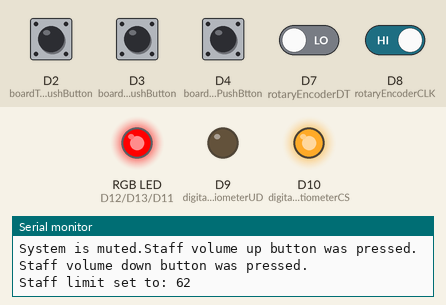
The program below on a simulated Arduino Nano 33 IoT. Parts: an RGB LED mixed from three pins (HIGH = lit), output pins drawn as LEDs (lit = HIGH), the last lines printed to the serial monitor. Dashed ring = blinking. The test bench sets the inputs (shaded band); at power-on: D8 (rotaryEncoderCLK) HIGH, D2 (boardTopPushButton), D3 (boardMidllePushButton), D4 (boardBottonPushBtton), D7 (rotaryEncoderDT) LOW.

Above: at 1.2 s.
1.3 s: D4 (boardBottonPushBtton) pulled HIGH for 0.15 s
At 2.0 s:
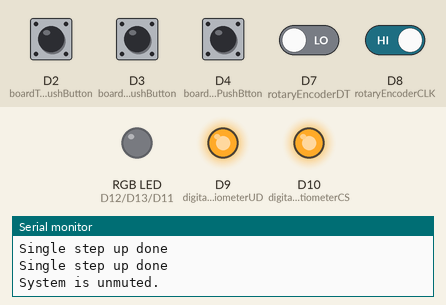
3.1 s: D3 (boardMidllePushButton) pulled HIGH for 0.15 s
At 4.0 s:
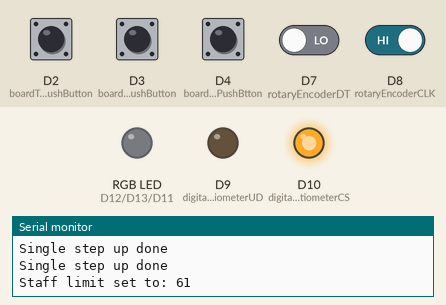
6.5 s: D4 (boardBottonPushBtton) pulled HIGH for 1 s
At 7.61 s:
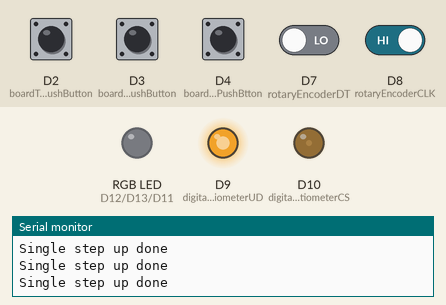
9.1 s: D4 (boardBottonPushBtton) pulsed HIGH 2 times (0.12 s each, 0.3 s apart)
At 9.33 s:
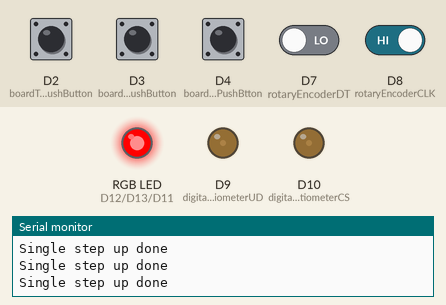
11.2 s: D4 (boardBottonPushBtton) pulsed HIGH 5 times (0.12 s each, 0.3 s apart)
At 11.94 s:
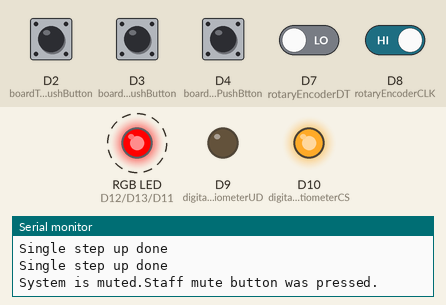
Timing chart, 0 to 14.2 s (numbered marks = the images above; inputs shaded):
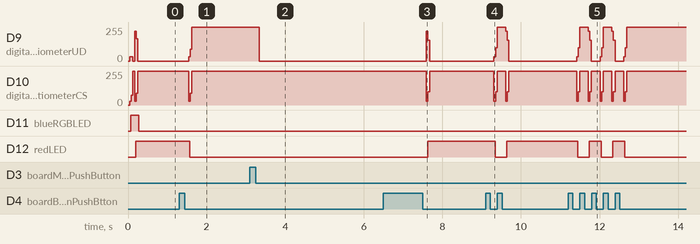

The program:

main.cpp
```cpp
#include "Debounce.h" // Include Debounce header files
#include "MCP4011.h" // Include MCP4011 header files
#include "RotaryEncoder.h" // Include Rotary encoder header file
#include "IndicatorLEDs.h" // Include Indicator LEDs header file

// If code has to be made faster Serial.begin(9600) and all serial.prints can be removed.
// Those lines have no functional importance on the program.


void setup()
{
  // Push buttons pin initialisation
  pinMode(boardTopPushButton, INPUT);
  pinMode(boardMidllePushButton, INPUT);
  pinMode(boardBottonPushBtton, INPUT);

  // Rotary encoder pin initialisation
  pinMode(rotaryEncoderButton, INPUT);
  pinMode(rotaryEncoderDT, INPUT);
  pinMode(rotaryEncoderCLK, INPUT);

  // Digital potentiometer pin initialisation
  pinMode(digitalPotentiometerUD, OUTPUT);
  pinMode(digitalPotentiometerCS, OUTPUT);

  // LED pin initialisation
  pinMode(blueRGBLED, OUTPUT);
  pinMode(redLED, OUTPUT);
  pinMode(greenLED, OUTPUT);

  // MCP4011 digital potentiometer set up
  MCP4011SetUp();

  // Staff limit set to default (max)
  staffLimit = maxPotStep;

  Serial.begin(9600);
}

void loop()
{
  // Constants updating of the non-blocking LED blink
  updateBlink();

  // Top board push button handling
  if (debounceDelegate(1) && staffLimit < 63) // Is the button pressed and is the new staff limit possible
  {
    // Increment staff limit
    staffLimit++;

    // Log in serial monitor
    Serial.print("Staff limit set to: ");
    Serial.println(staffLimit);
  }

  // Middle board push button handling
  if(debounceDelegate(2) && staffLimit > 0) // Is the button pressed and is the new staff limit possible
  {
    // Decrement staff limit
    staffLimit--;

    // If the current wiper step bigger than the new limit
    if(digitalPotentiometerWiperStep > staffLimit)
    {
      // Set wiper step to the new limit
      MCP4011SetWiperStep(staffLimit);
    }

    // Log in serial monitor
    Serial.print("Staff limit set to: ");
    Serial.println(staffLimit);
  }

  // Bottom board push button handling
  if(debounceDelegate(3)) // Is the button pressed
  {
    // Is the system not already muted
    if(!isMuted)
    {
      // Save the current wiper position
      temporaryWiperStep = digitalPotentiometerWiperStep;

      // Set the wiper postion to 0(minPotStep)
      MCP4011SetWiperStep(minPotStep);

      // Flag the system as muted
      isMuted = true;

      // Turn on the Red indicator LED
      digitalWrite(redLED, HIGH);

      // Log in serial monitor
      Serial.print("System is muted.");
    }
    else // System is already muted
    {
      // Return the wiper position to the memorised value
      MCP4011SetWiperStep(temporaryWiperStep);

      // Flag the system as not muted
      isMuted = false;

      // Set the variable used to temporarily store the wiper step to default (0)
      temporaryWiperStep = 0;

      // Turn off the red indicator LED
      digitalWrite(redLED, LOW);

      // Loh in serial monitor
      Serial.print("System is unmuted.");
    }
  }

  /* logic is the same as bottomBoardPushButton possible duplication at runtime
  if(debounceDelegate(rotaryEncoderPushButton))
  {

  }
  */

  // Runtime variable used to store the rotation of the rotary encoder
  // +1 - CW
  // -1 - CCW
  //  0 - No rotation
  int detectedRotation = HandleRotaryEncoderRotationalInput();

  // If CW and the wanted wiper step is possible
  if(detectedRotation == 1 && digitalPotentiometerWiperStep < staffLimit)
  {
    // Single wiper step up
    MCP4011SetWiperStep(digitalPotentiometerWiperStep + 1);

    // Green LED blink
    blinkLED(greenLED);

    // Log in serial monitor
    Serial.print("Increment -> MCP4011 wiper position set to: ");
    Serial.println(digitalPotentiometerWiperStep);
  }

  // If CCW and the wanted wiper step is possible
  if(detectedRotation == -1 && digitalPotentiometerWiperStep > minPotStep)
  {
    // Single wiper step down
    MCP4011SetWiperStep(digitalPotentiometerWiperStep - 1);

    // Blue LED blink
    blinkLED(blueRGBLED);

    // Log in serial monitor
    Serial.print("Decrement -> MCP4011 wiper position set to: ");
    Serial.println(digitalPotentiometerWiperStep);
  }
}
```

Debounce.h
```cpp
// Bottom level header file, will not be included in other header files

#ifndef DEBOUNCE_H // part of redefinition protection
#define DEBOUNCE_H // part of redefinition protection

#include "Globals.h" // Top level header file inclusion

// Function that deals with matching the program set button number with its corresponding debouncedRead
// Parameters
// -> int button - the program set number for the button that has to be checked
// Return type: bool - If the button is pressed (true) or not (false)
bool debounceDelegate(int button);

// Template debounced read function for active-low buttons
// Parameters
// -> int pin - the Arduino pin to which the button is wired
// -> int &lastButtonState - reference to an int that stores the lastButtonState
// of the particular button which is being checked
// -> unsigned long &lastDebounceTime - reference to an unsigned long that stores the lastDebounceTime
// of the particular button which is being checked
// -> int &buttonState - reference to an int that stores the buttonState
// of the particular button which is being checked
// Return type: bool - If the button is pressed (true) or not (false)
bool debouncedRead(int pin, int &lastButtonState, unsigned long &lastDebounceTime, int &buttonState);


#endif // part of redefinition protection
```

Globals.h
```cpp
// Top level head files, will be included in other header files

#ifndef GLOBALS_H // part of redefinition protection
#define GLOBALS_H // part of redefinition protection

// Top level arduino library inclusion,
// no need to include in other files which already have the top level header file
#include <Arduino.h>

// ========== Global variables ==========

// ========== Pin names ==========

// Push button pins
const int boardTopPushButton = 2;
const int boardMidllePushButton = 3;
const int boardBottonPushBtton = 4;

// Rotary encoder pins
const int rotaryEncoderButton = 6;
const int rotaryEncoderDT = 7;
const int rotaryEncoderCLK = 8;

// Digital potentiometer pins
const int digitalPotentiometerUD = 9;
const int digitalPotentiometerCS = 10;

// LED pins
const int blueRGBLED = 11;
const int redLED = 12;
const int greenLED = 13;


// ========== Constants ==========

// Push asignment for debounce
const int topBoardPushButton = 1;
const int middleBoardPushButton = 2;
const int bottomBoardPushButton = 3;
const int rotaryEncoderPushButton = 4;

// Absolute wiper step limits
const int minPotStep = 0;
const int maxPotStep = 63;

// ========== Non-Constants declaration ==========

// variable for tracking the digital potentiometer wiper step (volume)
extern int digitalPotentiometerWiperStep;

// variable for setting the staffLimit
extern int staffLimit;

// variable to signal if the system is muted
extern bool isMuted;

// variavle for temporarily saving the current wiper step
extern int temporaryWiperStep;


#endif // part of redefinition protection
```

IndicatorLEDs.h
```cpp
// Bottom level header file, will not be included in other header files

#ifndef INDICATOR_LED_H // part of redefinition protection
#define INDICATOR_LED_H // part of redefinition protection

#include "Globals.h" // Top level header file inclusion

// Function used to get a LED blink
// Parameters:
// -> int ledPin - used to provide the index of the led pin that has to start blinking
// Return type: void -> doesn't return anything just code execution
void blinkLED(int ledPin);

// Function used to update a LED state (has to be constantly updated in main loop)
// Return type: void -> doesn't return anything just code execution
void updateBlink();

#endif // part of redefinition protection
```

MCP4011.h
```cpp
// Bottom level header file, will not be included in other header files

#ifndef MCP4011_H // part of redefinition protection
#define MCP4011_H // part of redefinition protection

#include "Globals.h" // Top level header file inclusion

// Function that deals with a single increment sequence of the wiper of the MCP4011 chip
// Return type: void -> doesn't return anything just code execution
void MCP4011SingleIncrementSequence();

// Function that deals with a single decrement sequence of the wiper of the MCP4011 chip
// Return type: void -> doesn't return anything just code execution
void MCP4011SingleDecrementSequence();

// Function that deals with a multiple steps up or down
// Parameters:
// -> int wantedStep - used to pass the new position to which wiper should go
// Return type: void -> doesn't return anything just code execution
void MCP4011SetWiperStep(int wantedStep);

// Function that deals with the set up of the MCP4011 chip
// Return type: void -> doesn't return anything just code execution
void MCP4011SetUp();

#endif // part of redefinition protection
```

RotaryEncoder.h
```cpp
// Bottom level header file, will not be included in other header files

#ifndef ROTARY_ENCODER_H // part of redefinition protection
#define ROTARY_ENCODER_H // part of redefinition protection

#include "Globals.h" // Top level header file inclusion

// Function that deals with determining the direction of rotational input
// from the rotary encoder if there is any
// // Return type: void -> doesn't return anything just code execution
int HandleRotaryEncoderRotationalInput();

#endif // part of redefinition protection
```

Debounce.cpp
```cpp
#include "Debounce.h"

// delay in millisecons used to determine a stable putton press state
const unsigned long debounceDelay = 50; //ms

// lastDebounceTime variables for all the buttons
unsigned long lastStaffVolumeUpDebounceTime = 0,
              lastStaffVolumeDownDebounceTime = 0,
              lastStaffMuteDebounceTime = 0,
              lastUserMuteDebounceTime = 0;

// currentState variables for all the buttons
int currentStaffVolumeUpState = HIGH,
    currentStaffVolumeDownState = HIGH,
    currentStaffMuteState = HIGH,
    currentUserMuteState = HIGH;

// lastState variables for all the buttons
int lastStaffVolumeUpState = HIGH,
    lastStaffVolumeDownState = HIGH,
    lastStaffMuteState = HIGH,
    lastUserMuteState = HIGH;

// Template button debounce function which works with multiple of variable via reference passing
// allowing the function to directly change the value of each of the refferenced variables
bool debouncedRead(int pin, int &lastButtonState, unsigned long &lastDebounceTime, int &buttonState)
{
    // Read the current state of the button
    int reading = digitalRead(pin);

    // If the reading has changed (due to noise or actual press)
    if (reading != lastButtonState)
    {
        // Reset the timer
        lastDebounceTime = millis();
    }

    // If enough time has passed since the last reading change
    if ((millis() - lastDebounceTime) > debounceDelay)
    {
        // If the reading has been stable and is different from the current state
        if (reading != buttonState)
        {
            buttonState = reading;

            // Detect a single button *press* event
            if (buttonState == LOW)
            {
                lastButtonState = reading;

                // Button press detected
                return true;
            }
        }
    }

    // Update the last button state for the next iteration
    lastButtonState = reading;

    // No button press detected
    return false;
}


// Routes button debouncing to the appropriate button handler based on the
// button identifier. Each button has its own state variables to track
// debouncing independently.
bool debounceDelegate(int button)
{
    // Function runtime variable defined at the start of the function
    // Memory used gets released at the end of function execution
    // Used to give a holder for the debounced read output
    bool pressed = false;

    switch (button){
        case topBoardPushButton:
            // Handle top board push button (staff volume up)
            pressed = debouncedRead(boardTopPushButton, lastStaffVolumeUpState, lastStaffVolumeUpDebounceTime, currentStaffVolumeUpState);
            if (pressed)
            {
                Serial.println("Staff volume up button was pressed.");
            }
            return pressed;
            break;
        case middleBoardPushButton:
            // Handle middle board push button (staff volume down)
            pressed = debouncedRead(boardMidllePushButton, lastStaffVolumeDownState, lastStaffVolumeDownDebounceTime, currentStaffVolumeDownState);
            if (pressed)
            {
                Serial.println("Staff volume down button was pressed.");
            }
            return pressed;
            break;
        case bottomBoardPushButton:
            // Handle bottom board push button (staff mute)
            pressed = debouncedRead(boardBottonPushBtton, lastStaffMuteState, lastStaffMuteDebounceTime, currentStaffMuteState);
            if (pressed)
            {
                Serial.println("Staff mute button was pressed.");
            }
            return pressed;
            break;
        case rotaryEncoderPushButton:
            // Handle rotary encoder push button (user mute)
            pressed = debouncedRead(rotaryEncoderButton, lastUserMuteState, lastUserMuteDebounceTime, currentUserMuteState);
            if (pressed)
            {
                Serial.println("User mute button was pressed.");
            }
            return pressed;
            break;
        default:
            // Invalid button identifier
            return false;
            break;
    }
}
```

Globals.cpp
```cpp
#include "Globals.h"

// Implementation of the extern variables declared in Globals.h

// Wiper step tracking
int digitalPotentiometerWiperStep = 0;

// Staff limit setting
int staffLimit = 0;

// System mute flag
bool isMuted = false;

// Wiper memorisation for after unmute
int temporaryWiperStep = 0;
```

IndicatorLEDs.cpp
```cpp
#include "IndicatorLEDs.h"

// Duration of the LED blink is milliseconds
const long blinkDuration = 200;

// Timestamp when the current blink started
unsigned long blinkStartTime = 0;

// Pin number of the currently blinking LED (-1 if no LED is blinking)
int blinkingPin = -1;

// Turns on the specified LED and starts tracking its blink duration.
// If another LED is currently blinking, it will be turned off first
// to ensure only one LED blinks at a time.
void blinkLED(int ledPin)
{
    // Turn off the previously blinking LED first to prevent multiple LEDs being on
    if (blinkingPin != -1)
    {
      digitalWrite(blinkingPin, LOW);
    }

    // Turn on the new LED and start tracking the blink
    digitalWrite(ledPin, HIGH);
    blinkStartTime = millis();
    blinkingPin = ledPin;
}

// Checks if the current blink duration has elapsed and turns off the LED
// if necessary. Has called repeatedly in the main loop to ensure LEDs
// are turned off after the blink duration expires.
//
// Non-blocking implementation that doesn't use delay().

void updateBlink()
{
  // Check if an LED is blinking and if the blink duration has elapsed
  if (blinkingPin != -1 && (millis() - blinkStartTime >= blinkDuration))
  {
    // Turn off the LED and clear the blinking state
    digitalWrite(blinkingPin, LOW);
    blinkingPin = -1;
  }
}
```

MCP4011.cpp
```cpp
#include "MCP4011.h"

// Function that handles the increment sequence for a single wiper step up
void MCP4011SingleIncrementSequence()
{
    // First set Up/Down before HIGH ChipSelect is set to LOW to avoid an unwanted steps
    digitalWrite(digitalPotentiometerUD, HIGH);

    // Set ChipSelect to LOW to make the increment sequence possible
    digitalWrite(digitalPotentiometerCS, LOW);

    // Set Up/Down to LOW (falling edge part of the sequence)
    digitalWrite(digitalPotentiometerUD, LOW);

    // Delay per datasheet
    delay(1);

    // Set Up/Down to HIGH (rising edge of the sequence)
    digitalWrite(digitalPotentiometerUD, HIGH);

    // Set ChipSelect to HIGH to complete the sequence
    digitalWrite(digitalPotentiometerCS, HIGH);

    // Wiper step tracking
    digitalPotentiometerWiperStep++;

    Serial.println("Single step up done");
}

// Function that handles the decrement sequence for a single wiper step down
void MCP4011SingleDecrementSequence()
{
    // First set Up/Down to LOW before ChipSelect is set to LOW to avoid an unwanted steps
    digitalWrite(digitalPotentiometerUD, LOW);

    // Set ChipSelect to LOW to make the decrement sequence possible
    digitalWrite(digitalPotentiometerCS, LOW);

    // Set Up/Down to HIGH (raising edge of the sequence)
    digitalWrite(digitalPotentiometerUD, HIGH);

    // Delay per datasheet
    delay(1);

    // Set Up/Down to LOW (falling edge of the sequence)
    digitalWrite(digitalPotentiometerUD, LOW);

    // Set ChipSelect to HIGH to complete the sequence
    digitalWrite(digitalPotentiometerCS, HIGH);

    // Wiper step tracking
    digitalPotentiometerWiperStep--;

    Serial.println("Single step up done");
}

// Function that handles multiple wiper step changes
void MCP4011SetWiperStep(int wantedStep)
{
    // Constrain the wantedStep between min and max
    wantedStep = constrain(wantedStep, minPotStep, maxPotStep);

    // Find the difference between the current wiper position and the wanted wiper postion
    int stepDifference = wantedStep - digitalPotentiometerWiperStep;

    // If the the difference is positive
    if(stepDifference > 0)
    {
        // Single wiper step ups until the wanted position is reached
        for(int i = 0; i < stepDifference; i++)
        {
            MCP4011SingleIncrementSequence();
        }
    }
    else if(stepDifference < 0) // If the difference is negative
    {
        // Single wiper step downs until the wanted position is reached
        // -stepDifference to ensure that the for loop executes correctly
        for(int i = 0; i < -stepDifference; i++)
        {
            MCP4011SingleDecrementSequence();
        }
    }
}

// Function that handles the set up of the digital potentiometer
void MCP4011SetUp()
{
    // No matter what the previous wiper position is
    // The function does 64 steps, ensuring that the start wiper position is always 64
    // Allows accurate wiper step tracking
    for(int i = 0; i <= maxPotStep; i++)
    {
        MCP4011SingleIncrementSequence();
    }
}
```

Source omitted: RotaryEncoder.cpp (845 bytes)

Measured:
- after the input at 1.3 s, D9 (digitalPotentiometerUD): 0/255 → 255/255 after 0.24 s; D10 (digitalPotentiometerCS): 255/255 → 29/255 after 0.24 s, → 87/255 0.04 s later, → 255/255 0.04 s later; D12 (redLED): HIGH → LOW after 0.27 s
- after the input at 3.1 s, D9 (digitalPotentiometerUD): 255/255 → 0/255 after 0.24 s
- after the input at 6.5 s, D9 (digitalPotentiometerUD): 0/255 → 224/255 after 1.1 s, → 154/255 0.04 s later, → 0/255 0.04 s later; D10 (digitalPotentiometerCS): 255/255 → 29/255 after 1.1 s, → 100/255 0.04 s later, → 255/255 0.04 s later; D12 (redLED): LOW → HIGH after 1.1 s
- after the input at 9.1 s, D9 (digitalPotentiometerUD): 0/255 → 255/255 after 0.21 s, → 0/255 0.30 s later; D12 (redLED): HIGH → LOW after 0.24 s, → HIGH 0.30 s later
